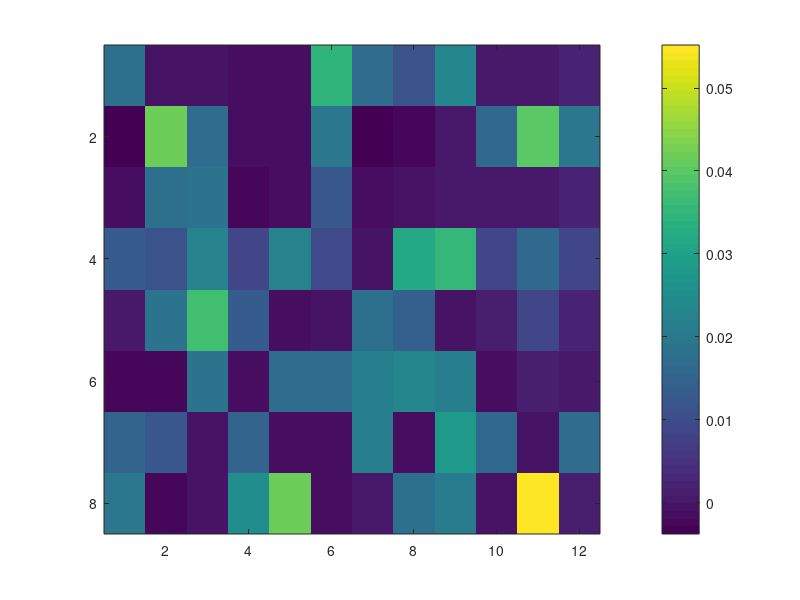

MATLAB code for this plot: (Note: this script raises an error after producing the figure.)
% 10 blue specimens

% calculated diff between measurement (ex = 630nm) and ref (em = 470nm)

y_pre = [0.0176	-0.0004	-0.0006	-0.0014	-0.0014	0.0349	0.0169	0.0113	0.0233	0.0008	0.0008	0.0018
-0.0038	0.0416	0.0171	-0.0016	-0.0015	0.0201	-0.0032	-0.0023	0.0006	0.016	0.0399	0.0198
-0.0016	0.0181	0.0192	-0.0028	-0.0016	0.0122	-0.0014	-0.001	0.0005	0.0005	0.0002	0.0019
0.0137	0.0116	0.0223	0.0089	0.0224	0.0092	-0.0006	0.0318	0.035	0.0082	0.0163	0.0083
-0.0001	0.0185	0.0374	0.0132	-0.0016	-0.001	0.018	0.014	-0.001	0.0015	0.0089	0.0023
-0.002	-0.0022	0.0184	-0.0014	0.0168	0.0165	0.0216	0.0234	0.0215	-0.0012	0.0015	0.0008
0.0154	0.0125	-0.001	0.0154	-0.0014	-0.0017	0.0215	-0.0015	0.0279	0.016	-0.0004	0.0169
0.0194	-0.0022	-0.0009	0.0248	0.0414	-0.0019	-0.0001	0.0183	0.0205	-0.0007	0.0552	0.0015];

imagesc(y_pre)
colorbar

% reshape matrix to 96x1 vector
y=reshape(y_pre,96,1);

% pooling matrix
A = load('RS_matrix.tab');

imagesc(A)

% normalize pooling matrix
A0 = normalizeRows(A,2)/2;

tau = 0.005*max(abs(A0'*y));

% adjust tau: 
fractionalOutput = applyGPSR(y, A0, tau);
bar(fractionalOutput)

% xlim([length(fractionalOutput)+1]);

discreteOutput = modifySolution(fractionalOutput, A0, y);
bar(discreteOutput)

x=discreteOutput;

%find pools containing positive specimens
C.loc=find(x==1);

% well/plate info
C.Plate_Well=mod(C.loc,96);
C.Plate_No=ceil(C.loc/96);


